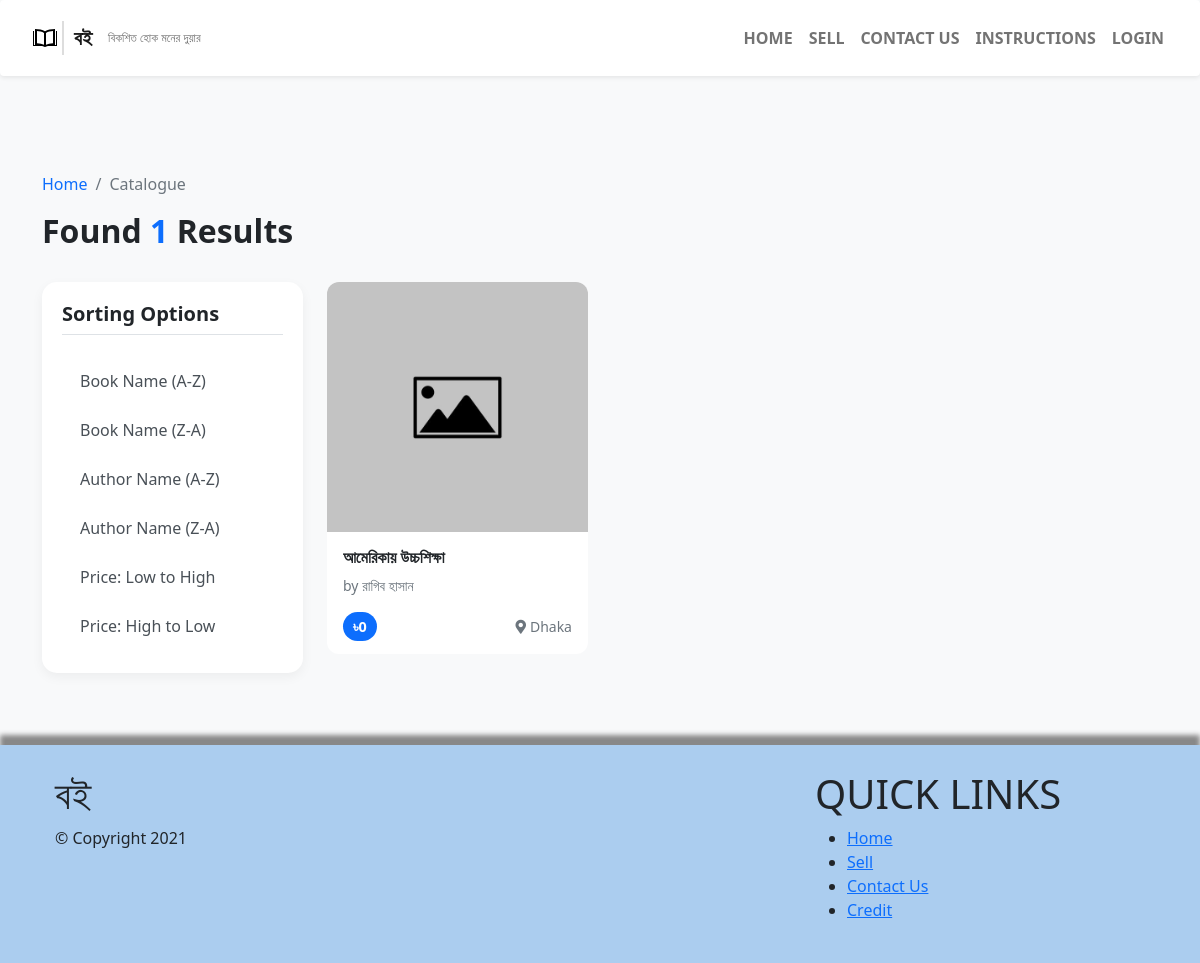
The page /filter.php on the database as committed earlier.
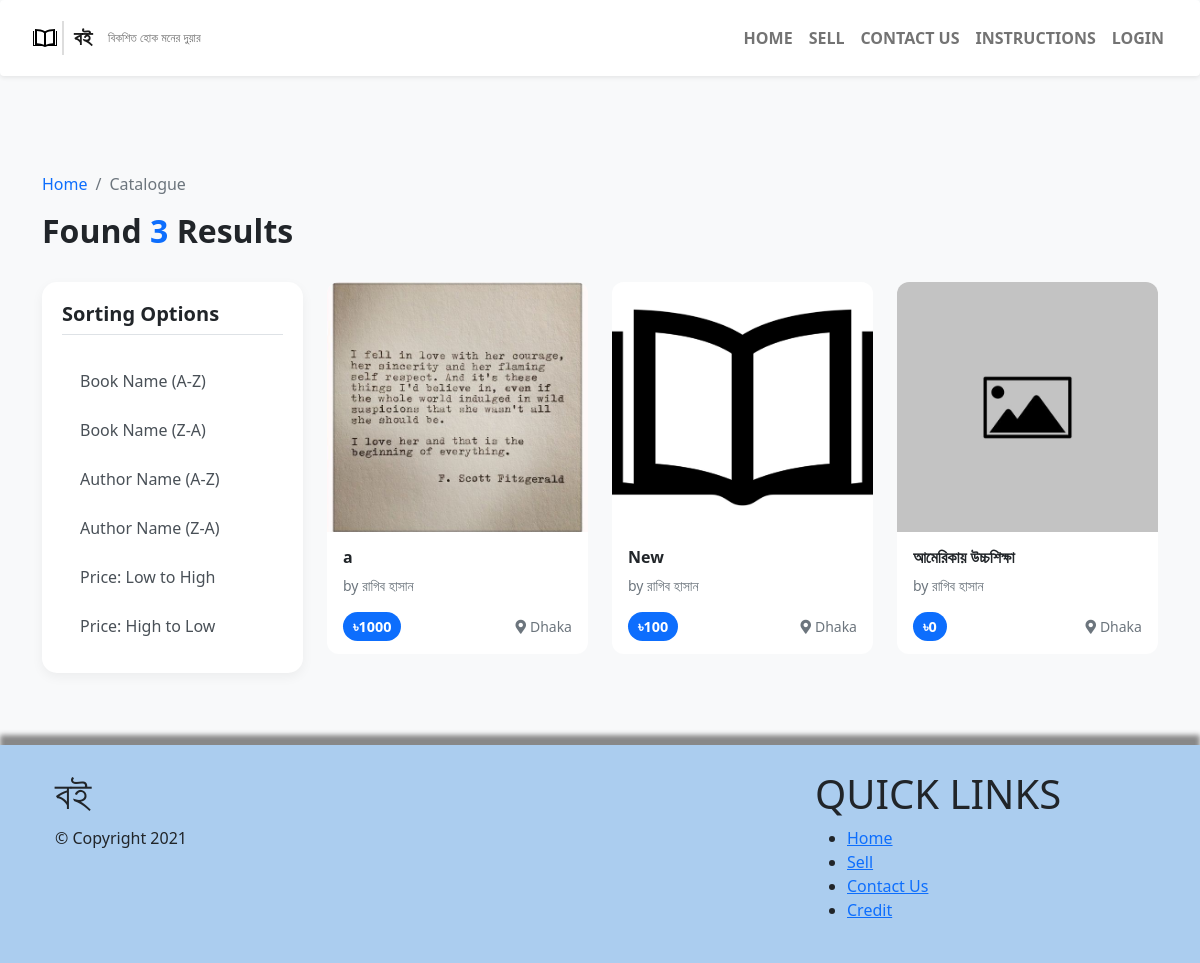
The same page on the database as committed later.
### tables this page shows
CREATE TABLE `books` (
  `book_id` int(11) NOT NULL,
  `name` text NOT NULL,
  `image` text DEFAULT NULL,
  `owner_id` text NOT NULL,
  `price` int(11) NOT NULL,
  `author` text NOT NULL,
  `category` text NOT NULL,
  `present_condition` text NOT NULL,
  `location` text NOT NULL,
  `status` int(11) NOT NULL,
  `created_date` datetime NOT NULL,
  `updated_date` datetime NOT NULL
);

### filter.php (the view, shortened to what this page needs)
<?php
include "includes/config/dbconfig.php";
$category = $_GET["category"] ?? "";
$author = $_GET["author"] ?? "";
$user_id = $_GET["user"] ?? "";
$sort_by = "name";
$direction = "ASC";
$sql = "SELECT * FROM books";
$sql .= " ORDER BY $sort_by $direction";
$stmt = mysqli_prepare($connection, $sql);
mysqli_stmt_execute($stmt);
$result = mysqli_stmt_get_result($stmt);
$data = [];
while ($row = mysqli_fetch_assoc($result)) {
    $data[] = $row;
}
$noOfRows = count($data);
?>
<!DOCTYPE html>
<html lang="en">
<head>
    <link href="https://cdn.jsdelivr.net/npm/bootstrap@5.0.0-beta2/dist/css/bootstrap.min.css" rel="stylesheet">
    <link rel="stylesheet" href="assets/css/style.css">
    <link rel="stylesheet" href="https://cdnjs.cloudflare.com/ajax/libs/font-awesome/5.15.3/css/all.min.css">
</head>
<body>
    <?php include "includes/components/nav.php"; ?>
    <div class="container py-5">
        <div class="row mb-4">
            <div class="col-12">
                <nav aria-label="breadcrumb">
                    <ol class="breadcrumb">
                        <li class="breadcrumb-item"><a href="home" class="text-decoration-none">Home</a></li>
                        <li class="breadcrumb-item active">Catalogue</li>
                    </ol>
                </nav>
                <h2 class="fw-bold">Found <span class="text-primary"><?php echo $noOfRows; ?></span> Results</h2>
            </div>
        </div>
        <div class="row">
            <div class="col-lg-3 mb-4">
                <div class="filter-sidebar">
                    <h5 class="fw-bold mb-4 border-bottom pb-2">Sorting Options</h5>
                    <?php
                    $base_url = "filter?category=" . urlencode($category) . "&author=" . urlencode($author) . "&user=" . urlencode($user_id);
                    ?>
                    <a href="<?php echo $base_url; ?>&booksort=asc" class="filter-link">Book Name (A-Z)</a>
                    <a href="<?php echo $base_url; ?>&booksort=desc" class="filter-link">Book Name (Z-A)</a>
                    <a href="<?php echo $base_url; ?>&authorsort=asc" class="filter-link">Author Name (A-Z)</a>
                    <a href="<?php echo $base_url; ?>&authorsort=desc" class="filter-link">Author Name (Z-A)</a>
                    <a href="<?php echo $base_url; ?>&pricesort=asc" class="filter-link">Price: Low to High</a>
                    <a href="<?php echo $base_url; ?>&pricesort=desc" class="filter-link">Price: High to Low</a>
                </div>
            </div>
            <div class="col-lg-9">
                <div class="row g-4">
                    <?php if ($noOfRows > 0): ?>
                        <?php foreach ($data as $book): ?>
                            <div class="col-md-6 col-lg-4">
                                <a href="book?book=<?php echo $book['book_id']; ?>" class="text-decoration-none h-100 d-block">
                                    <div class="card book-card">
                                        <img src="<?php echo htmlspecialchars($book['image']); ?>" class="card-img-top" alt="<?php echo htmlspecialchars($book['name']); ?>">
                                        <div class="card-body">
                                            <h6 class="fw-bold text-dark mb-1 h-25 overflow-hidden"><?php echo htmlspecialchars($book['name']); ?></h6>
                                            <p class="text-muted small mb-3">by <?php echo htmlspecialchars($book['author']); ?></p>
                                            <div class="d-flex justify-content-between align-items-center">
                                                <span class="price-tag">৳<?php echo htmlspecialchars($book['price']); ?></span>
                                                <small class="text-muted"><i class="fas fa-map-marker-alt me-1"></i><?php echo htmlspecialchars($book['location']); ?></small>
                                            </div>
                                        </div>
                                    </div>
                                </a>
                            </div>
                        <?php endforeach; ?>
                    <?php endif; ?>
                </div>
            </div>
        </div>
    </div>
    <?php include "includes/components/footer.php"; ?>
</body>
</html>

### includes/components/nav.php (shortened to what this page needs)
<nav class="navbar navbar-expand-lg navbar-light bg-light sticky-top shadow-sm p-3 mb-5 bg-white rounded">
    <div class="container-fluid">
        <a href="home" class="navbar-brand d-flex align-items-center" style="font-weight:bold;">
            <img src="assets/icons/favicon.svg" alt="logo" style="padding:5px; border-right:2px solid #ddd; margin-right: 10px;">
            বই
        </a>
        <span class="navbar-text d-none d-md-block" style="font-size: 12px;">বিকশিত হোক মনের দুয়ার</span>
        <div class="collapse navbar-collapse" id="navbarSupportedContent">
            <ul class="navbar-nav ms-auto mb-2 mb-lg-0" style="font-weight:bold">
                <li class="nav-item"><a class="nav-link" href="home">HOME</a></li>
                <li class="nav-item"><a class="nav-link" href="sell">SELL</a></li>
                <li class="nav-item"><a class="nav-link" href="contact">CONTACT US</a></li>
                <li class="nav-item"><a class="nav-link" href="instructions">INSTRUCTIONS</a></li>
                <?php if (!isset($_SESSION["username"])): ?>
                    <li class="nav-item"><a class="nav-link" href="login">LOGIN</a></li>
                <?php endif; ?>
            </ul>
        </div>
    </div>
</nav>

### includes/components/footer.php (shortened to what this page needs)
<footer id="footer" class="footer-wrapper"
    style="box-shadow: 0px 10px 5px #888, 0px -10px 5px #888;background-color:#abcdef;">
    <div class="container">
        <div class="row">
            <div class="col-lg-8 col-md-8 col-sm-8" style="padding:25px">
                <h1 class="quick-links-title">বই</h1>
                <p>© Copyright 2021</p>
            </div>
            <div class="col-lg-4 col-md-4 col-sm-4" style="padding:25px">
                <h1 class="quick-links-title">QUICK LINKS</h1>
                <ul class="quick-links">
                    <li><a href="home">Home</a></li>
                    <li><a href="sell">Sell</a></li>
                    <li><a href="contact">Contact Us</a></li>
                    <li><a href="credit">Credit</a></li>
                </ul>
            </div>
        </div>
    </div>
</footer>
</html>

### filter.php (style rules this page uses)
body { background-color: #f8f9fa; }
.filter-sidebar { background: #fff; border-radius: 15px; padding: 20px; box-shadow: 0 4px 12px rgba(0,0,0,0.05); position: sticky; top: 90px; }
.filter-link { display: block; padding: 10px 15px; margin-bottom: 5px; border-radius: 8px; color: #495057; text-decoration: none; transition: all 0.2s; border-left: 3px solid transparent; }
.book-card { border: none; border-radius: 12px; transition: transform 0.3s, box-shadow 0.3s; overflow: hidden; background: #fff; height: 100%; }
.book-card img { height: 250px; object-fit: cover; }
.price-tag { background: #0d6efd; color: #fff; padding: 4px 10px; border-radius: 20px; font-weight: bold; font-size: 0.9rem; }

Rows that differ between the two databases and show on the page:
added books: image (picture), name "a", author "রাগিব হাসান", price "1000", location "Dhaka"
added books: image (picture), name "New", author "রাগিব হাসান", price "100", location "Dhaka"
Other text that changed with them:
$noOfRows: "1" → "3"
